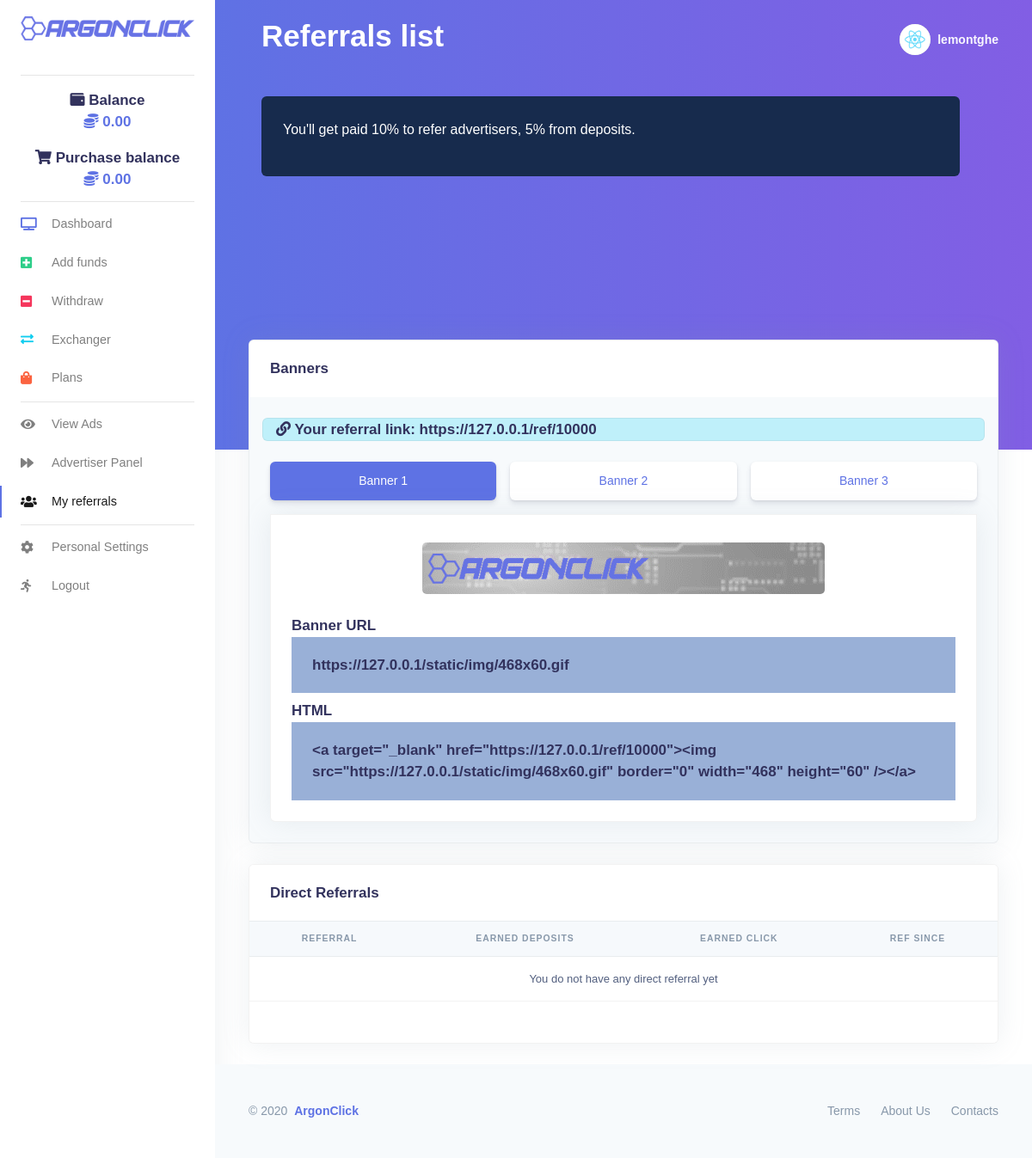
The page /referrals/ (signed in) on the database its author committed.
### frontend/models.py (models this page shows, shortened)
class Profile(models.Model):
    user = models.OneToOneField(User, on_delete=models.CASCADE)
    bio = models.TextField(max_length=500, blank=True)
    code = models.CharField(max_length=6, blank=True)
    recommended_by = models.ForeignKey(User, on_delete=models.CASCADE, blank=True, null=True, related_name="ref_by")
    balance = models.FloatField(default=0.00, max_length=7)
    purchase_balance = models.FloatField(default=0.00, max_length=7)
    click = models.IntegerField(default=0)
    per_hour = models.FloatField(default=0.00, max_length=7)
    profit = models.FloatField(default=0.00, max_length=7)
    alltime_earning = models.FloatField(default=0.00)
    investment_plans = models.TextField(blank=True, null=True)
    all_deposits = models.FloatField(default=0.00, max_length=7)
    earned_click = models.FloatField(default=0.00, max_length=7)
    deposit = models.FloatField(default=0.00, max_length=7)
    paid_out = models.FloatField(default=0.00, max_length=7)
    payeer = models.CharField(max_length=9, blank=True, null=True)
    perfectmoney = models.CharField(max_length=9, blank=True, null=True)
    created = models.DateTimeField(auto_now_add=True)
    plan_created = models.DateTimeField(auto_now_add=True)
    no_plan = models.IntegerField(default=0)
    no_ad = models.IntegerField(default=0)
    title = models.CharField(max_length=70, blank=True, null=True)
    url = models.URLField(blank=True, max_length=200)
    ads = models.TextField(blank=True, null=True)
    plans = models.TextField(blank=True, null=True)

### frontend/views.py (the view)
# urls.py: path('referrals/', views.referrals, name="referrals_page"),
@login_required(login_url='login_page')
def referrals(request):
    user_obj = User.objects.get(username=str(request.user.username))
    code = Profile.objects.get(user=user_obj).code
    profile = Profile.objects.get(user=user_obj)
    return render(request, 'frontend/referrals.html', {"code": code, "profile": profile})

### frontend/templates/frontend/referrals.html (shortened to what this page needs)
{% load i18n static %}<!DOCTYPE html>
{% load static %}
{% get_current_language as LANGUAGE_CODE %}{% get_current_language_bidi as LANGUAGE_BIDI %}
<html lang="{{ LANGUAGE_CODE|default:"en-us" }}" {% if LANGUAGE_BIDI %}dir="rtl"{% endif %}>
<head>
    <link rel="stylesheet" type="text/css" href="{% static 'css/css.css' %}" charset="utf-8">
    <link rel="stylesheet" href="https://cdnjs.cloudflare.com/ajax/libs/font-awesome/5.5.0/css/all.css" type="text/css" charset="utf-8">
    <link rel="stylesheet" href="https://appsrv1-147a1.kxcdn.com/black-dashboard/css/nucleo-icons.min.css" type="text/css" charset="utf-8">
    <link rel="stylesheet" type="text/css" href="{% static 'css/argon-dashboard.css' %}" charset="utf-8">
    <link rel="stylesheet" type="text/css" href="{% static 'css/animate.css' %}" charset="utf-8">
</head>
{% load i18n %}
<body class="">
<nav class="navbar navbar-vertical fixed-left navbar-expand-md navbar-light bg-white" id="sidenav-main">
  <div class="container-fluid">
    <a class="navbar-brand pt-0" href="{% url 'home_page' %}"> <img src="{% static 'img/blue.png' %}" class="navbar-brand-img" alt="..."> </a>
    <div class="collapse navbar-collapse" id="sidenav-collapse-main">
        <hr class="my--2">
      <ul id="wallet-shopping" class="navbar-nav">
           <div class="text-center mt-4">
                    <h3><i class="fas fa-wallet"></i> Balance</h3>
                    <div class="h3 font-weight-bold text-primary mt--2"> <i class="fas fa-coins"></i>  {{ profile.balance|floatformat:2 }}</div>
                  </div>
             <div class="text-center mt-2">
                    <h3><i class="fas fa-shopping-cart"></i> Purchase balance</h3>
                    <div class="h3 font-weight-bold text-primary mt--2"> <i class="fas fa-coins"></i>  {{ profile.purchase_balance|floatformat:2 }}</div>
                  </div>
      </ul>
           <hr class="my-1">
      <ul class="navbar-nav">
        <li class="nav-item"> <a class="nav-link" href="/account"> <i class="fa fa-tv text-primary"></i> Dashboard </a> </li>
        <li class="nav-item"> <a class="nav-link" href="/insert"> <i class="fa fa-plus-square text-success"></i> Add funds </a> </li>
        <li class="nav-item"> <a class="nav-link" href="/payment"> <i class="fa fa-minus-square text-red"></i> Withdraw </a> </li>
        <li class="nav-item"> <a class="nav-link" href="/exchange"> <i class="fas fa-exchange-alt text-info"></i> Exchanger </a> </li>
        <li class="nav-item"> <a class="nav-link" href="/plans"> <i class="fa fa-shopping-bag text-warning"></i> Plans </a> </li>
      </ul>
      <hr class="my-1">
      <ul class="navbar-nav">
        <li class="nav-item"> <a class="nav-link" href="/viewads"> <i class="fa fa-eye"></i> View Ads </a> </li>
        <li class="nav-item"> <a class="nav-link" href="/viewads/add"> <i class="fa fa-forward"></i> Advertiser Panel </a> </li>
        <li class="nav-item"> <a class="nav-link active" href="/referrals"> <i class="fa fa-users"></i> My referrals </a> </li>
      </ul>
      <hr class="my-1">
      <ul class="navbar-nav">
        <li class="nav-item"> <a class="nav-link" href="/settings"> <i class="fa fa-cog" aria-hidden="true"></i> Personal Settings </a> </li>
        <li class="nav-item"> <a class="nav-link" href="/exit"> <i class="fas fa-running"></i> Logout </a> </li>
      </ul>
    </div>
  </div>
</nav>
<div class="main-content">
  <nav class="navbar navbar-top navbar-expand-md navbar-dark" id="navbar-main">
    <div class="container-fluid">
      <div class="col">
           <h1 class="display-3 text-white">Referrals list</h1>
      </div>
      <ul class="navbar-nav align-items-center d-none d-md-flex">
        <li class="nav-item dropdown"> <a class="nav-link pr-0" href="#" role="button" data-toggle="dropdown" aria-haspopup="true" aria-expanded="false">
          <div class="media align-items-center"> <span class="avatar avatar-sm rounded-circle"> <img alt="Image placeholder" src="{% static 'img/react.jpg' %}"> </span>
            <div class="media-body ml-2 d-none d-lg-block"> <span class="mb-0 text-sm  font-weight-bold notranslate">lemontghe</span> </div>
          </div>
          </a>
        </li>
      </ul>
    </div>
  </nav>
  <div class="header bg-gradient-primary pb-9 pt-7 pt-md-8">
        <div class="container-fluid d-flex align-items-center mt--3">
        <div class="row col">
                <div class="col-xl-12 col-lg-12">
            <div class="card bg-default">
              <div class="card-body">
                <div class="text-white">
                  <p>You'll get paid 10% to refer advertisers, 5% from deposits.</p>
                </div>
              </div>
            </div>
          </div>
        </div>
      </div>
<div class="col-lg-12 text-center mt-4">
<iframe data-aa="1328909" src="//ad.a-ads.com/1328909?size=468x60" scrolling="no" style="width:468px; height:60px; border:0px; padding:0; overflow:hidden" allowtransparency="true" znqpc24w5=""></iframe>
<iframe data-aa="1328909" src="//ad.a-ads.com/1328909?size=468x60" scrolling="no" style="width:468px; height:60px; border:0px; padding:0; overflow:hidden" allowtransparency="true" znqpc24w5=""></iframe>
</div>
  </div>
  <div class="container-fluid mt--8">
    <div class="row row justify-content-center">
      <div class="col-xl-12 order-xl-1 mb-5 mb-xl-0">
        <div class="card bg-secondary shadow">
          <div class="card-header bg-white border-0">
            <div class="row align-items-center">
              <div class="col-6">
                <h3 class="mb-0">Banners</h3>
              </div>
            </div>
          </div>
              <div class="col-12 mt-4">
                   <div class="card badge-info">
                <div class="col-12 notranslate">
                  <h3 class="mb-0"><i class="fas fa-link"></i> Your referral link: https://127.0.0.1/ref/{{ code|default:'?' }}</h3>
                </div>
            </div>
       </div>
          <div class="card-body pt-0 pt-md-2">
            <div class="row">
            <div class="col-lg-12 mt-5 mt-lg-0">
              <div class="nav-wrapper">
                <ul class="nav nav-pills nav-fill flex-column flex-md-row" id="tabs-text" role="tablist">
                  <li class="nav-item">
                    <a class="nav-link mb-sm-3 mb-md-0 active" id="tabs-text-1-tab" data-toggle="tab" href="#tabs-text-1" role="tab" aria-controls="tabs-text-1" aria-selected="true">Banner 1</a>
                  </li>
                  <li class="nav-item">
                    <a class="nav-link mb-sm-3 mb-md-0" id="tabs-text-2-tab" data-toggle="tab" href="#tabs-text-2" role="tab" aria-controls="tabs-text-2" aria-selected="false">Banner 2</a>
                  </li>
                  <li class="nav-item">
                    <a class="nav-link mb-sm-3 mb-md-0" id="tabs-text-3-tab" data-toggle="tab" href="#tabs-text-3" role="tab" aria-controls="tabs-text-3" aria-selected="false">Banner 3</a>
                  </li>
                </ul>
              </div>
              <div class="card shadow">
                <div class="card-body">
                  <div class="tab-content" id="myTabContent1">
                    <div class="tab-pane fade show active" id="tabs-text-1" role="tabpanel" aria-labelledby="tabs-text-1-tab">
                              <div class="card-body pt-0 pt-md-2">
                                <div class="row align-items-center justify-content-center">
                                    <a href="#" title="Banner 1"> <img alt="image" src="{% static 'img/468x60.gif' %}" class="card-img" znqpc24w5=""> </a>
                                 </div>
                              </div>
                         <h3 class="mb-0">Banner URL</h3>
                         <div class="card-header badge-default border-0">
              <div class="row align-items-center">
                <div class="col-12 notranslate">
                  <h3 class="mb-0">https://127.0.0.1{% static 'img/468x60.gif' %}</h3>
                </div>
              </div>
            </div>
                                  <h3 class="mb-0 mt-2">HTML</h3>
                         <div class="card-header badge-default border-0">
              <div class="row align-items-center">
                <div class="col-12 notranslate">
                  <h3 class="mb-0">&lt;a target="_blank"
href="https://127.0.0.1/ref/{{ code|default:'?' }}"&gt;&lt;img
src="https://127.0.0.1{% static 'img/468x60.gif' %}"   border="0"
width="468" height="60" /&gt;&lt;/a&gt;</h3>
                </div>
              </div>
            </div>
                    </div>
                  </div>
                </div>
              </div>
            </div>
            </div>
          </div>
        </div>
      </div>
    </div>
  </div>
    <div class="container-fluid mt-4">
    <div class="card shadow">
      <div class="card-header border-0">
        <h3 class="mb-0">Direct Referrals</h3>
      </div>
      <div class="table-responsive">
        <div>
          <table class="table align-items-center table-flush">
            <thead class="thead-light" align="center">
              <tr>
                <th scope="col"> Referral </th>
                <th scope="col"> EARNED DEPOSITS </th>
                <th scope="col"> EARNED CLICK </th>
                <th scope="col"> Ref Since </th>
              </tr>
            </thead>
            <tbody align="center">
                          <tr>
                <td colspan="4"> You do not have any direct referral yet </td>
              </tr>
                          </tbody>
          </table>
        </div>
      </div>
	  <div class="card-footer py-4">
                  </div>
    </div>
  </div>
  <footer class="footer mt-4">
    <div class="container-fluid">
      <div class="row align-items-center justify-content-xl-between">
        <div class="col-xl-6">
          <div class="copyright text-center text-xl-left text-muted"> © 2020 <a href="{% url 'home_page' %}" class="font-weight-bold ml-1">ArgonClick</a> </div>
        </div>
        <div class="col-xl-6">
          <ul class="nav nav-footer justify-content-center justify-content-xl-end">
            <li class="nav-item"> <a href="{% url 'terms_page' %}" class="nav-link">Terms</a> </li>
            <li class="nav-item"> <a href="{% url 'about_page'%}" class="nav-link">About Us</a> </li>
            <li class="nav-item"> <a href="{% url 'contacts_page' %}" class="nav-link">Contacts</a> </li>
          </ul>
        </div>
      </div>
    </div>
  </footer>
</div>
</body></html>

### rows shown on the page
Profile: balance "0.00", purchase_balance "0.00", code "10000"
